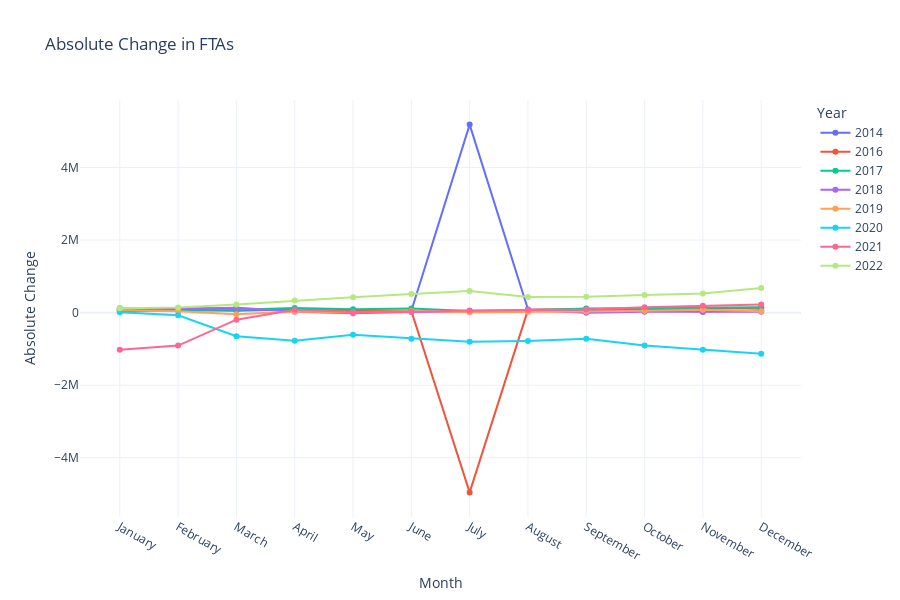

The code cell stored with this chart in its notebook:
### Code cell
import plotly.graph_objects as go

# Assuming yearly_change_abs is your DataFrame with absolute yearly changes

# Create a Plotly figure
fig = go.Figure()

# Adding a line for each year in yearly_change_abs
for year in yearly_change_abs.columns:
    fig.add_trace(go.Scatter(
        x=yearly_change_abs.index, 
        y=yearly_change_abs[year],
        mode='lines+markers',  # Adds markers on the line
        name=str(year),  # Each line is labeled by the year
        hovertemplate=f"{year}: {{y:.2f}}"  # Customize hover to show the absolute change
    ))

# Updating layout for the plot
fig.update_layout(
    # title="Yearly Absolute Change in FTAs",
    title="Absolute Change in FTAs",
    xaxis_title="Month",
    yaxis_title="Absolute Change",
    template="plotly_white",  # Light theme
    height=600,
    xaxis=dict(tickmode='array', tickvals=yearly_change_abs.index),
    legend_title="Year",
)

# Show the plot
fig.show()

### Figure 1 — Plotly figure (JSON) as saved in the notebook; plotly's stock layout.template omitted (floating-point values rounded to 4 significant figures)
{"data": [{"hovertemplate": "2014: {y:.2f}", "mode": "lines+markers", "name": "2014", "type": "scatter", "x": ["January", "February", "March", "April", "May", "June", "July", "August", "September", "October", "November", "December"], "y": [37465, 67109, 50911, 84741, 47590, 50805, 5182444, 89412, 55581, 70303, 31574, 63563]}, {"hovertemplate": "2016: {y:.2f}", "mode": "lines+markers", "name": "2016", "type": "scatter", "x": ["January", "February", "March", "April", "May", "June", "July", "August", "September", "October", "November", "December"], "y": [86747, 93104, 118666, 56683, 62423, 44944, -4955037, 76361, 99035, 73372, 112783, 136231]}, {"hovertemplate": "2017: {y:.2f}", "mode": "lines+markers", "name": "2017", "type": "scatter", "x": ["January", "February", "March", "April", "May", "June", "July", "August", "September", "October", "November", "December"], "y": [119576, 82243, 76829, 125895, 94942, 116498, 45475, 67018, 111787, 125206, 119458, 146465]}, {"hovertemplate": "2018: {y:.2f}", "mode": "lines+markers", "name": "2018", "type": "scatter", "x": ["January", "February", "March", "April", "May", "June", "July", "August", "September", "October", "November", "December"], "y": [80918, 118234, 135603, 27134, -15895, 20465, 27184, 66864, -70, 23247, 14831, 23658]}, {"hovertemplate": "2019: {y:.2f}", "mode": "lines+markers", "name": "2019", "type": "scatter", "x": ["January", "February", "March", "April", "May", "June", "July", "August", "September", "October", "November", "December"], "y": [66013, 41257, -43303, 29618, 8623, 42511, 11632, 14844, 31619, 54794, 79871, 34900]}, {"hovertemplate": "2020: {y:.2f}", "mode": "lines+markers", "name": "2020", "type": "scatter", "x": ["January", "February", "March", "April", "May", "June", "July", "August", "September", "October", "November", "December"], "y": [8210, -72076, -649932, -771831, -611372, -717856, -805470, -781076, -723346, -903523, -1021463, -1135854]}, {"hovertemplate": "2021: {y:.2f}", "mode": "lines+markers", "name": "2021", "type": "scatter", "x": ["January", "February", "March", "April", "May", "June", "July", "August", "September", "October", "November", "December"], "y": [-1024588, -908128, -194536, 75898, 16001, 27480, 59846, 72967, 87494, 149921, 192890, 227103]}, {"hovertemplate": "2022: {y:.2f}", "mode": "lines+markers", "name": "2022", "type": "scatter", "x": ["January", "February", "March", "April", "May", "June", "July", "August", "September", "October", "November", "December"], "y": [121273, 144226, 224255, 332292, 425925, 511004, 596998, 432028, 435919, 485640, 525463, 675330]}], "layout": {"height": 600, "legend": {"title": {"text": "Year"}}, "title": {"text": "Absolute Change in FTAs"}, "xaxis": {"tickmode": "array", "tickvals": ["January", "February", "March", "April", "May", "June", "July", "August", "September", "October", "November", "December"], "title": {"text": "Month"}}, "yaxis": {"title": {"text": "Absolute Change"}}}}
